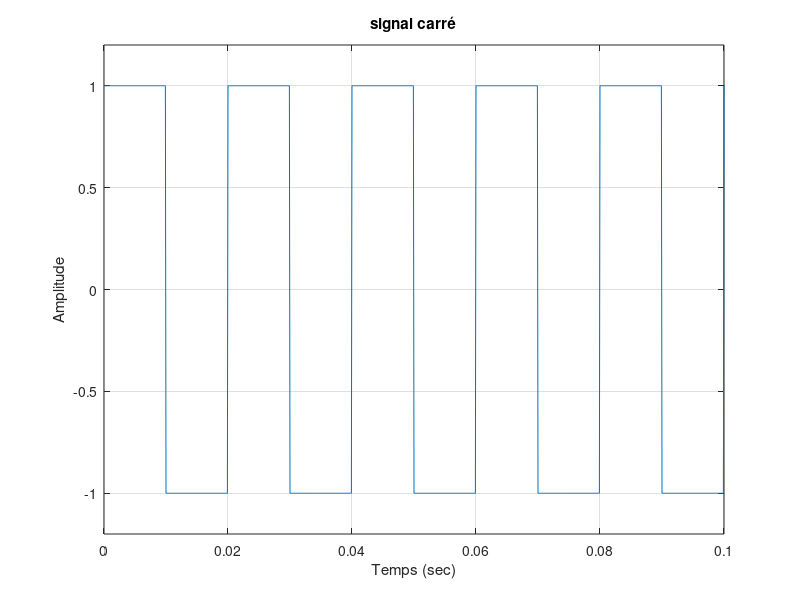

MATLAB code to generate this figure:
fs = 10000 ;
%Domaine des valeurs de la variable t
t = 0:1/fs:1.5 ;
%La fonction y , nom:signal carré,forme generale x = square(t)
y = square(2*pi*50*t) ;
%Tracage de la fonction 
plot(t,y), 
axis([0 0.1 -1.2 1.2]),
grid ;
xlabel('Temps (sec)') ;
ylabel('Amplitude') ;
title('signal carré')
